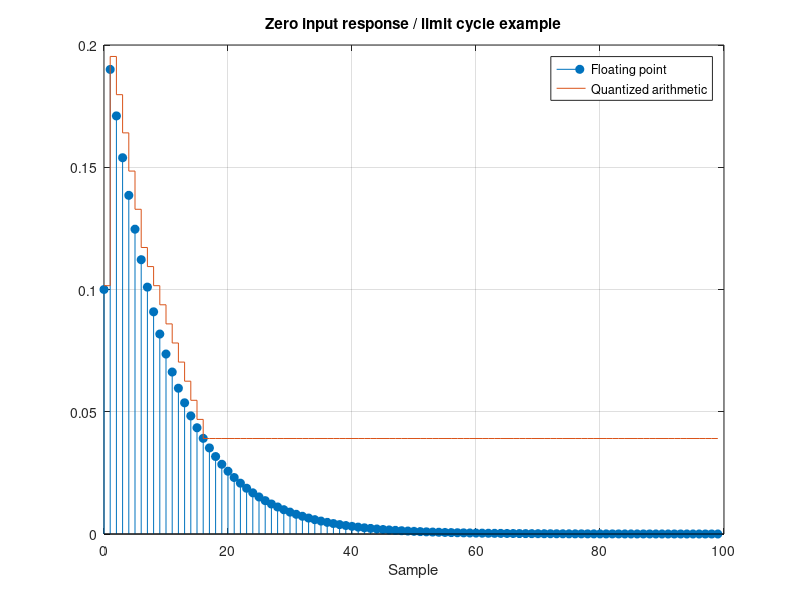

The MATLAB source for this figure:
% Experiment 10: Coefficient and product quantization noise and limit cycle oscillations
% Standalone MATLAB script. Uses example parameters because the screenshots omit
% the input parameter tables. Change the marked values to your lab values.
clear; close all; clc; rng(7);
b=[0.2 0.2]; a=[1 -0.9]; x=zeros(1,100); x(1)=0.5;
yIdeal=filter(b,a,x); q=1/128; yq=zeros(size(x)); yq(1)=round(0.2*x(1)/q)*q;
for k=2:numel(x), yq(k)=round((0.2*x(k)+0.2*x(k-1)+0.9*yq(k-1))/q)*q; end
figure; stem(0:99,yIdeal,'filled'); hold on; stairs(0:99,yq); grid on; legend('Floating point','Quantized arithmetic'); title('Zero input response / limit cycle example'); xlabel('Sample');
